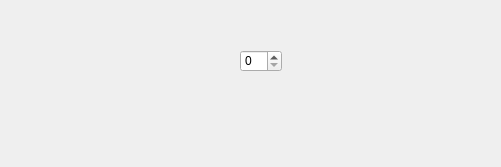
<?xml version="1.0" encoding="UTF-8"?>
<ui version="4.0">
 <class>Form_Step</class>
 <widget class="QWidget" name="Form_Step">
  <property name="geometry">
   <rect>
    <x>0</x>
    <y>0</y>
    <width>501</width>
    <height>167</height>
   </rect>
  </property>
  <property name="windowTitle">
   <string>Form</string>
  </property>
  <widget class="QSpinBox" name="spinBox">
   <property name="geometry">
    <rect>
     <x>240</x>
     <y>50</y>
     <width>42</width>
     <height>22</height>
    </rect>
   </property>
  </widget>
 </widget>
 <resources/>
 <connections/>
</ui>
